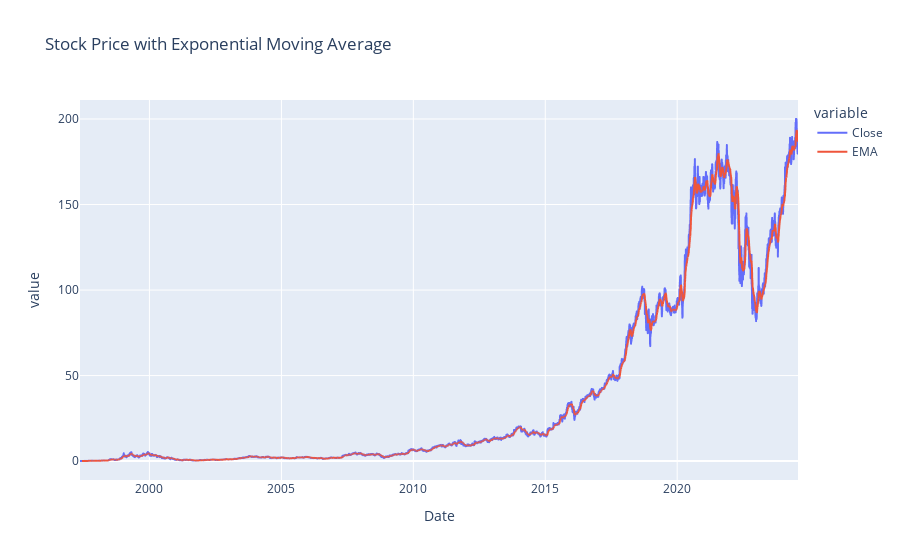

The code cell stored with this chart in its notebook:
### Code cell
fa.plot_ema()

### Figure 1 — Plotly figure (JSON) as saved in the notebook; plotly's stock layout.template omitted (floating-point values rounded to 4 significant figures; data arrays with more than 128 entries replaced by an {"elided": "..."} marker saying what was removed)
{"data": [{"hovertemplate": "variable=Close<br>Date=%{x}<br>value=%{y}<extra></extra>", "legendgroup": "Close", "line": {"color": "#636efa", "dash": "solid"}, "marker": {"symbol": "circle"}, "mode": "lines", "name": "Close", "showlegend": true, "type": "scattergl", "x": {"elided": "6846 str values"}, "xaxis": "x", "y": {"elided": "6846 float values"}, "yaxis": "y"}, {"hovertemplate": "variable=EMA<br>Date=%{x}<br>value=%{y}<extra></extra>", "legendgroup": "EMA", "line": {"color": "#EF553B", "dash": "solid"}, "marker": {"symbol": "circle"}, "mode": "lines", "name": "EMA", "showlegend": true, "type": "scattergl", "x": {"elided": "6846 str values"}, "xaxis": "x", "y": {"elided": "6846 float values"}, "yaxis": "y"}], "layout": {"legend": {"title": {"text": "variable"}, "tracegroupgap": 0}, "title": {"text": "Stock Price with Exponential Moving Average"}, "xaxis": {"anchor": "y", "domain": [0, 1], "title": {"text": "Date"}}, "yaxis": {"anchor": "x", "domain": [0, 1], "title": {"text": "value"}}}}
